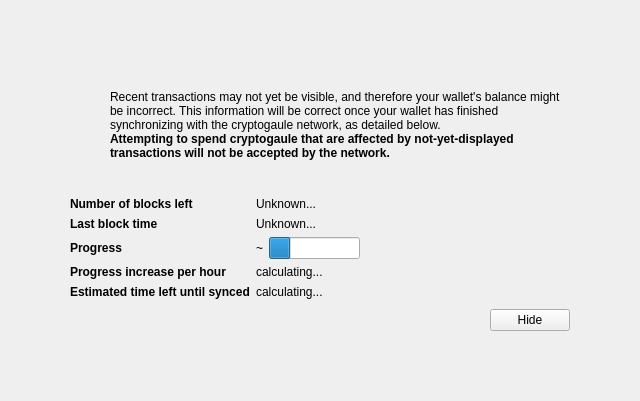
<?xml version="1.0" encoding="UTF-8"?>
<ui version="4.0">
 <class>ModalOverlay</class>
 <widget class="ModalOverlay" name="ModalOverlay">
  <property name="geometry">
   <rect>
    <x>0</x>
    <y>0</y>
    <width>640</width>
    <height>401</height>
   </rect>
  </property>
  <property name="windowTitle">
   <string>Form</string>
  </property>
  <layout class="QVBoxLayout" name="verticalLayout" stretch="0">
   <property name="sizeConstraint">
    <enum>QLayout::SetDefaultConstraint</enum>
   </property>
   <property name="leftMargin">
    <number>0</number>
   </property>
   <property name="topMargin">
    <number>0</number>
   </property>
   <property name="rightMargin">
    <number>0</number>
   </property>
   <property name="bottomMargin">
    <number>0</number>
   </property>
   <item>
    <widget class="QWidget" name="bgWidget" native="true">
     <property name="styleSheet">
      <string notr="true"/>
     </property>
     <layout class="QVBoxLayout" name="verticalLayoutMain" stretch="0">
      <property name="leftMargin">
       <number>60</number>
      </property>
      <property name="topMargin">
       <number>60</number>
      </property>
      <property name="rightMargin">
       <number>60</number>
      </property>
      <property name="bottomMargin">
       <number>60</number>
      </property>
      <item>
       <widget class="QWidget" name="contentWidget" native="true">
        <property name="styleSheet">
         <string notr="true"/>
        </property>
        <layout class="QVBoxLayout" name="verticalLayoutSub" stretch="1,0,0,0,0">
         <property name="spacing">
          <number>0</number>
         </property>
         <property name="leftMargin">
          <number>10</number>
         </property>
         <property name="topMargin">
          <number>10</number>
         </property>
         <property name="rightMargin">
          <number>10</number>
         </property>
         <property name="bottomMargin">
          <number>10</number>
         </property>
         <item>
          <layout class="QHBoxLayout" name="horizontalLayoutIconText" stretch="0,1">
           <property name="topMargin">
            <number>20</number>
           </property>
           <item>
            <layout class="QVBoxLayout" name="verticalLayoutIcon">
             <property name="leftMargin">
              <number>0</number>
             </property>
             <item>
              <widget class="QPushButton" name="warningIcon">
               <property name="enabled">
                <bool>false</bool>
               </property>
               <property name="text">
                <string/>
               </property>
               <property name="icon">
                <iconset>
                 <normaloff>:/icons/warning</normaloff>
                 <disabledoff>:/icons/warning</disabledoff>:/icons/warning</iconset>
               </property>
               <property name="iconSize">
                <size>
                 <width>48</width>
                 <height>48</height>
                </size>
               </property>
               <property name="flat">
                <bool>true</bool>
               </property>
              </widget>
             </item>
             <item>
              <spacer name="verticalSpacerWarningIcon">
               <property name="orientation">
                <enum>Qt::Vertical</enum>
               </property>
               <property name="sizeHint" stdset="0">
                <size>
                 <width>20</width>
                 <height>40</height>
                </size>
               </property>
              </spacer>
             </item>
            </layout>
           </item>
           <item>
            <layout class="QVBoxLayout" name="verticalLayoutInfoText">
             <property name="leftMargin">
              <number>0</number>
             </property>
             <property name="topMargin">
              <number>0</number>
             </property>
             <item>
              <widget class="QLabel" name="infoText">
               <property name="text">
                <string>Recent transactions may not yet be visible, and therefore your wallet's balance might be incorrect. This information will be correct once your wallet has finished synchronizing with the cryptogaule network, as detailed below.</string>
               </property>
               <property name="textFormat">
                <enum>Qt::RichText</enum>
               </property>
               <property name="wordWrap">
                <bool>true</bool>
               </property>
              </widget>
             </item>
             <item>
              <widget class="QLabel" name="infoTextStrong">
               <property name="font">
                <font>
                 <weight>75</weight>
                 <bold>true</bold>
                </font>
               </property>
               <property name="text">
                <string>Attempting to spend cryptogaule that are affected by not-yet-displayed transactions will not be accepted by the network.</string>
               </property>
               <property name="textFormat">
                <enum>Qt::RichText</enum>
               </property>
               <property name="wordWrap">
                <bool>true</bool>
               </property>
              </widget>
             </item>
             <item>
              <spacer name="verticalSpacerInTextSpace">
               <property name="orientation">
                <enum>Qt::Vertical</enum>
               </property>
               <property name="sizeHint" stdset="0">
                <size>
                 <width>20</width>
                 <height>40</height>
                </size>
               </property>
              </spacer>
             </item>
            </layout>
           </item>
          </layout>
         </item>
         <item>
          <spacer name="verticalSpacerAfterText">
           <property name="orientation">
            <enum>Qt::Vertical</enum>
           </property>
           <property name="sizeHint" stdset="0">
            <size>
             <width>20</width>
             <height>40</height>
            </size>
           </property>
          </spacer>
         </item>
         <item>
          <layout class="QFormLayout" name="formLayout">
           <property name="fieldGrowthPolicy">
            <enum>QFormLayout::FieldsStayAtSizeHint</enum>
           </property>
           <property name="horizontalSpacing">
            <number>6</number>
           </property>
           <property name="verticalSpacing">
            <number>6</number>
           </property>
           <property name="topMargin">
            <number>10</number>
           </property>
           <item row="0" column="0">
            <widget class="QLabel" name="labelNumberOfBlocksLeft">
             <property name="font">
              <font>
               <weight>75</weight>
               <bold>true</bold>
              </font>
             </property>
             <property name="text">
              <string>Number of blocks left</string>
             </property>
            </widget>
           </item>
           <item row="0" column="1">
            <widget class="QLabel" name="numberOfBlocksLeft">
             <property name="text">
              <string>Unknown...</string>
             </property>
            </widget>
           </item>
           <item row="1" column="0">
            <widget class="QLabel" name="labelLastBlockTime">
             <property name="font">
              <font>
               <weight>75</weight>
               <bold>true</bold>
              </font>
             </property>
             <property name="text">
              <string>Last block time</string>
             </property>
            </widget>
           </item>
           <item row="1" column="1">
            <widget class="QLabel" name="newestBlockDate">
             <property name="sizePolicy">
              <sizepolicy hsizetype="Maximum" vsizetype="Preferred">
               <horstretch>0</horstretch>
               <verstretch>0</verstretch>
              </sizepolicy>
             </property>
             <property name="text">
              <string>Unknown...</string>
             </property>
            </widget>
           </item>
           <item row="2" column="0">
            <widget class="QLabel" name="labelSyncDone">
             <property name="font">
              <font>
               <weight>75</weight>
               <bold>true</bold>
              </font>
             </property>
             <property name="text">
              <string>Progress</string>
             </property>
            </widget>
           </item>
           <item row="2" column="1">
            <layout class="QHBoxLayout" name="horizontalLayoutSync" stretch="0,1">
             <item>
              <widget class="QLabel" name="percentageProgress">
               <property name="text">
                <string>~</string>
               </property>
              </widget>
             </item>
             <item>
              <widget class="QProgressBar" name="progressBar">
               <property name="value">
                <number>24</number>
               </property>
               <property name="format">
                <string/>
               </property>
              </widget>
             </item>
            </layout>
           </item>
           <item row="4" column="0">
            <widget class="QLabel" name="labelProgressIncrease">
             <property name="font">
              <font>
               <weight>75</weight>
               <bold>true</bold>
              </font>
             </property>
             <property name="text">
              <string>Progress increase per hour</string>
             </property>
            </widget>
           </item>
           <item row="4" column="1">
            <widget class="QLabel" name="progressIncreasePerH">
             <property name="text">
              <string>calculating...</string>
             </property>
            </widget>
           </item>
           <item row="5" column="0">
            <widget class="QLabel" name="labelEstimatedTimeLeft">
             <property name="font">
              <font>
               <weight>75</weight>
               <bold>true</bold>
              </font>
             </property>
             <property name="text">
              <string>Estimated time left until synced</string>
             </property>
            </widget>
           </item>
           <item row="5" column="1">
            <widget class="QLabel" name="expectedTimeLeft">
             <property name="text">
              <string>calculating...</string>
             </property>
            </widget>
           </item>
          </layout>
         </item>
         <item>
          <layout class="QHBoxLayout" name="horizontalLayoutButtons">
           <property name="leftMargin">
            <number>10</number>
           </property>
           <property name="topMargin">
            <number>10</number>
           </property>
           <item>
            <spacer name="horizontalSpacer">
             <property name="orientation">
              <enum>Qt::Horizontal</enum>
             </property>
             <property name="sizeHint" stdset="0">
              <size>
               <width>40</width>
               <height>20</height>
              </size>
             </property>
            </spacer>
           </item>
           <item>
            <widget class="QPushButton" name="closeButton">
             <property name="text">
              <string>Hide</string>
             </property>
            </widget>
           </item>
          </layout>
         </item>
         <item>
          <layout class="QVBoxLayout" name="verticalLayout_2">
           <item>
            <spacer name="verticalSpacer">
             <property name="orientation">
              <enum>Qt::Vertical</enum>
             </property>
             <property name="sizeHint" stdset="0">
              <size>
               <width>20</width>
               <height>40</height>
              </size>
             </property>
            </spacer>
           </item>
          </layout>
         </item>
        </layout>
       </widget>
      </item>
     </layout>
    </widget>
   </item>
  </layout>
 </widget>
 <customwidgets>
  <customwidget>
   <class>ModalOverlay</class>
   <extends>QWidget</extends>
   <header>modaloverlay.h</header>
   <container>1</container>
  </customwidget>
 </customwidgets>
 <resources/>
 <connections/>
</ui>
